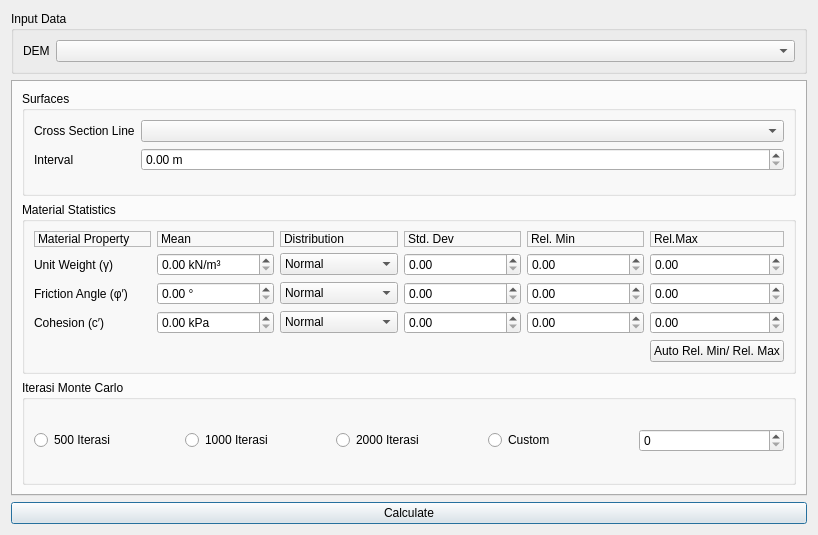
<?xml version="1.0" encoding="UTF-8"?>
<ui version="4.0">
 <class>Slope_Stability_AnalysisDialogBase</class>
 <widget class="QDialog" name="Slope_Stability_AnalysisDialogBase">
  <property name="geometry">
   <rect>
    <x>0</x>
    <y>0</y>
    <width>818</width>
    <height>535</height>
   </rect>
  </property>
  <property name="minimumSize">
   <size>
    <width>500</width>
    <height>370</height>
   </size>
  </property>
  <property name="maximumSize">
   <size>
    <width>1250</width>
    <height>535</height>
   </size>
  </property>
  <property name="windowTitle">
   <string>SLOPSIS</string>
  </property>
  <layout class="QGridLayout" name="gridLayout">
   <item row="2" column="0">
    <widget class="QPushButton" name="pushButton">
     <property name="text">
      <string>Calculate</string>
     </property>
    </widget>
   </item>
   <item row="0" column="0">
    <widget class="QGroupBox" name="InputData_groupBox">
     <property name="title">
      <string>Input Data</string>
     </property>
     <layout class="QFormLayout" name="formLayout">
      <item row="0" column="0">
       <widget class="QLabel" name="DEM_label">
        <property name="text">
         <string>DEM</string>
        </property>
       </widget>
      </item>
      <item row="0" column="1">
       <widget class="QgsMapLayerComboBox" name="DEM_mMapLayerComboBox"/>
      </item>
     </layout>
    </widget>
   </item>
   <item row="1" column="0">
    <widget class="QTabWidget" name="tabWidget">
     <property name="enabled">
      <bool>true</bool>
     </property>
     <property name="currentIndex">
      <number>0</number>
     </property>
     <property name="usesScrollButtons">
      <bool>false</bool>
     </property>
     <property name="documentMode">
      <bool>false</bool>
     </property>
     <property name="tabsClosable">
      <bool>true</bool>
     </property>
     <property name="movable">
      <bool>true</bool>
     </property>
     <property name="tabBarAutoHide">
      <bool>true</bool>
     </property>
     <widget class="QWidget" name="tab">
      <attribute name="title">
       <string>Cross Section 1</string>
      </attribute>
      <layout class="QGridLayout" name="gridLayout_5">
       <item row="3" column="0">
        <widget class="QGroupBox" name="Parameter_groupBox">
         <property name="title">
          <string>Material Statistics</string>
         </property>
         <layout class="QGridLayout" name="gridLayout_3">
          <item row="3" column="4">
           <widget class="QgsDoubleSpinBox" name="Cohesion_Min_mQgsDoubleSpinBox">
            <property name="suffix">
             <string/>
            </property>
            <property name="maximum">
             <double>999.990000000000009</double>
            </property>
           </widget>
          </item>
          <item row="1" column="3">
           <widget class="QgsDoubleSpinBox" name="Weight_Std_mQgsDoubleSpinBox">
            <property name="suffix">
             <string/>
            </property>
            <property name="maximum">
             <double>999.990000000000009</double>
            </property>
           </widget>
          </item>
          <item row="2" column="5">
           <widget class="QgsDoubleSpinBox" name="FA_Max_mQgsDoubleSpinBox">
            <property name="suffix">
             <string/>
            </property>
            <property name="maximum">
             <double>999.990000000000009</double>
            </property>
           </widget>
          </item>
          <item row="1" column="0">
           <widget class="QLabel" name="Weight_label">
            <property name="text">
             <string>Unit Weight (γ)</string>
            </property>
           </widget>
          </item>
          <item row="3" column="5">
           <widget class="QgsDoubleSpinBox" name="Cohesion_Max_mQgsDoubleSpinBox">
            <property name="suffix">
             <string/>
            </property>
            <property name="maximum">
             <double>999.990000000000009</double>
            </property>
           </widget>
          </item>
          <item row="0" column="4">
           <widget class="QLabel" name="Rel_Min_label">
            <property name="frameShape">
             <enum>QFrame::StyledPanel</enum>
            </property>
            <property name="text">
             <string>Rel. Min</string>
            </property>
           </widget>
          </item>
          <item row="2" column="0">
           <widget class="QLabel" name="FA_label">
            <property name="text">
             <string>Friction Angle (φ′)</string>
            </property>
           </widget>
          </item>
          <item row="3" column="1">
           <widget class="QgsDoubleSpinBox" name="Cohesion_mQgsDoubleSpinBox">
            <property name="suffix">
             <string> kPa</string>
            </property>
            <property name="maximum">
             <double>999.000000000000000</double>
            </property>
           </widget>
          </item>
          <item row="0" column="0">
           <widget class="QLabel" name="MP_label">
            <property name="frameShape">
             <enum>QFrame::StyledPanel</enum>
            </property>
            <property name="frameShadow">
             <enum>QFrame::Plain</enum>
            </property>
            <property name="text">
             <string>Material Property</string>
            </property>
           </widget>
          </item>
          <item row="1" column="4">
           <widget class="QgsDoubleSpinBox" name="Weight_Min_mQgsDoubleSpinBox">
            <property name="suffix">
             <string/>
            </property>
            <property name="maximum">
             <double>999.990000000000009</double>
            </property>
           </widget>
          </item>
          <item row="0" column="2">
           <widget class="QLabel" name="Distribution_label">
            <property name="frameShape">
             <enum>QFrame::StyledPanel</enum>
            </property>
            <property name="text">
             <string>Distribution </string>
            </property>
           </widget>
          </item>
          <item row="4" column="5">
           <widget class="QPushButton" name="Auto_pushButton">
            <property name="toolTip">
             <string>&lt;html&gt;&lt;head/&gt;&lt;body&gt;&lt;p&gt;Automatically set relative min and max &lt;/p&gt;&lt;p&gt;for Distribution:&lt;/p&gt;&lt;p&gt;	99,7% of samples are within +- 3 * Std. Dev&lt;/p&gt;&lt;p&gt;	95.4% of samples are within +- 2 * Std. Dev&lt;/p&gt;&lt;p&gt;	68,3% of samples are within +- 1 * Std. Dev&lt;/p&gt;&lt;/body&gt;&lt;/html&gt;</string>
            </property>
            <property name="whatsThis">
             <string>&lt;html&gt;&lt;head/&gt;&lt;body&gt;&lt;p&gt;&lt;br/&gt;&lt;/p&gt;&lt;/body&gt;&lt;/html&gt;</string>
            </property>
            <property name="text">
             <string>Auto Rel. Min/ Rel. Max</string>
            </property>
            <property name="autoRepeat">
             <bool>true</bool>
            </property>
           </widget>
          </item>
          <item row="0" column="5">
           <widget class="QLabel" name="Rel_Max_label">
            <property name="frameShape">
             <enum>QFrame::StyledPanel</enum>
            </property>
            <property name="text">
             <string>Rel.Max</string>
            </property>
           </widget>
          </item>
          <item row="3" column="0">
           <widget class="QLabel" name="Cohesion_label">
            <property name="text">
             <string>Cohesion (c′)</string>
            </property>
           </widget>
          </item>
          <item row="1" column="1">
           <widget class="QgsDoubleSpinBox" name="Weight_mQgsDoubleSpinBox">
            <property name="suffix">
             <string> kN/m³</string>
            </property>
            <property name="maximum">
             <double>999.000000000000000</double>
            </property>
           </widget>
          </item>
          <item row="2" column="3">
           <widget class="QgsDoubleSpinBox" name="FA_Std_mQgsDoubleSpinBox">
            <property name="suffix">
             <string/>
            </property>
            <property name="maximum">
             <double>999.990000000000009</double>
            </property>
           </widget>
          </item>
          <item row="3" column="2">
           <widget class="QComboBox" name="Cohesion_Dis_comboBox">
            <item>
             <property name="text">
              <string>Normal</string>
             </property>
            </item>
            <item>
             <property name="text">
              <string>Lognormal</string>
             </property>
            </item>
            <item>
             <property name="text">
              <string>Uniform</string>
             </property>
            </item>
           </widget>
          </item>
          <item row="2" column="2">
           <widget class="QComboBox" name="FA_Dis_comboBox">
            <item>
             <property name="text">
              <string>Normal</string>
             </property>
            </item>
            <item>
             <property name="text">
              <string>Lognormal</string>
             </property>
            </item>
            <item>
             <property name="text">
              <string>Uniform</string>
             </property>
            </item>
           </widget>
          </item>
          <item row="3" column="3">
           <widget class="QgsDoubleSpinBox" name="Cohesion_Std_mQgsDoubleSpinBox">
            <property name="suffix">
             <string/>
            </property>
            <property name="maximum">
             <double>999.990000000000009</double>
            </property>
           </widget>
          </item>
          <item row="1" column="2">
           <widget class="QComboBox" name="Weight_Dis_comboBox">
            <item>
             <property name="text">
              <string>Normal</string>
             </property>
            </item>
            <item>
             <property name="text">
              <string>Lognormal</string>
             </property>
            </item>
            <item>
             <property name="text">
              <string>Uniform</string>
             </property>
            </item>
           </widget>
          </item>
          <item row="0" column="3">
           <widget class="QLabel" name="Std_Dev_label">
            <property name="frameShape">
             <enum>QFrame::StyledPanel</enum>
            </property>
            <property name="text">
             <string>Std. Dev</string>
            </property>
           </widget>
          </item>
          <item row="1" column="5">
           <widget class="QgsDoubleSpinBox" name="Weight_Max_mQgsDoubleSpinBox">
            <property name="suffix">
             <string/>
            </property>
            <property name="maximum">
             <double>999.990000000000009</double>
            </property>
           </widget>
          </item>
          <item row="2" column="4">
           <widget class="QgsDoubleSpinBox" name="FA_Min_mQgsDoubleSpinBox">
            <property name="suffix">
             <string/>
            </property>
            <property name="maximum">
             <double>999.990000000000009</double>
            </property>
           </widget>
          </item>
          <item row="2" column="1">
           <widget class="QgsDoubleSpinBox" name="FA_mQgsDoubleSpinBox">
            <property name="suffix">
             <string> °</string>
            </property>
            <property name="maximum">
             <double>360.000000000000000</double>
            </property>
           </widget>
          </item>
          <item row="0" column="1">
           <widget class="QLabel" name="Mean_label">
            <property name="frameShape">
             <enum>QFrame::StyledPanel</enum>
            </property>
            <property name="text">
             <string>Mean</string>
            </property>
           </widget>
          </item>
         </layout>
        </widget>
       </item>
       <item row="4" column="0">
        <widget class="QGroupBox" name="Iterasi_Monte_Carlo_groupBox">
         <property name="title">
          <string>Iterasi Monte Carlo</string>
         </property>
         <layout class="QGridLayout" name="gridLayout_4">
          <item row="0" column="0">
           <widget class="QRadioButton" name="Iterasi_500_radioButton">
            <property name="text">
             <string>500 Iterasi</string>
            </property>
           </widget>
          </item>
          <item row="0" column="1">
           <widget class="QRadioButton" name="Iterasi_1000_radioButton">
            <property name="text">
             <string>1000 Iterasi</string>
            </property>
           </widget>
          </item>
          <item row="0" column="2">
           <widget class="QRadioButton" name="Iterasi_2000_radioButton">
            <property name="text">
             <string>2000 Iterasi</string>
            </property>
           </widget>
          </item>
          <item row="0" column="3">
           <widget class="QRadioButton" name="Iterasi_Custom_radioButton">
            <property name="enabled">
             <bool>true</bool>
            </property>
            <property name="autoFillBackground">
             <bool>false</bool>
            </property>
            <property name="text">
             <string>Custom</string>
            </property>
           </widget>
          </item>
          <item row="0" column="4">
           <widget class="QgsDoubleSpinBox" name="Iterasi_Custum_mQgsDoubleSpinBox">
            <property name="enabled">
             <bool>true</bool>
            </property>
            <property name="suffix">
             <string/>
            </property>
            <property name="decimals">
             <number>0</number>
            </property>
            <property name="maximum">
             <double>999999.000000000000000</double>
            </property>
            <property name="expressionsEnabled">
             <bool>true</bool>
            </property>
           </widget>
          </item>
         </layout>
        </widget>
       </item>
       <item row="1" column="0">
        <widget class="QGroupBox" name="groupBox">
         <property name="title">
          <string>Surfaces</string>
         </property>
         <layout class="QFormLayout" name="formLayout_3">
          <item row="0" column="0">
           <widget class="QLabel" name="CSL_label">
            <property name="text">
             <string>Cross Section Line</string>
            </property>
           </widget>
          </item>
          <item row="0" column="1">
           <widget class="QgsMapLayerComboBox" name="CSL_mMapLayerComboBox"/>
          </item>
          <item row="1" column="0">
           <widget class="QLabel" name="Interval_label">
            <property name="text">
             <string>Interval </string>
            </property>
           </widget>
          </item>
          <item row="1" column="1">
           <widget class="QgsDoubleSpinBox" name="Interval_mQgsDoubleSpinBox">
            <property name="suffix">
             <string> m</string>
            </property>
           </widget>
          </item>
         </layout>
        </widget>
       </item>
      </layout>
     </widget>
    </widget>
   </item>
  </layout>
 </widget>
 <customwidgets>
  <customwidget>
   <class>QgsDoubleSpinBox</class>
   <extends>QDoubleSpinBox</extends>
   <header>qgsdoublespinbox.h</header>
  </customwidget>
  <customwidget>
   <class>QgsMapLayerComboBox</class>
   <extends>QComboBox</extends>
   <header>qgsmaplayercombobox.h</header>
  </customwidget>
 </customwidgets>
 <resources/>
 <connections>
  <connection>
   <sender>Iterasi_Custom_radioButton</sender>
   <signal>clicked(bool)</signal>
   <receiver>Iterasi_Custum_mQgsDoubleSpinBox</receiver>
   <slot>selectAll()</slot>
   <hints>
    <hint type="sourcelabel">
     <x>479</x>
     <y>435</y>
    </hint>
    <hint type="destinationlabel">
     <x>660</x>
     <y>445</y>
    </hint>
   </hints>
  </connection>
 </connections>
</ui>
